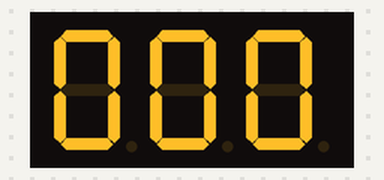
Recording of a sketch running on a simulated Arduino Uno, built with avr-gcc and run on an emulated ATmega328P. Parts: 3-digit seven-segment display. Wiring (inferred from the names in the program): 3-digit 7-segment display, segments lit when LOW: segments pin 3, pin 5, A1, A2, A3, A0, A4; digit selects pin 6, pin 4, pin 2. The segment pins are drawn as the display they are named for; what the sketch prints to the serial monitor is not drawn.

Above: at 0.1 s.
At 4.94 s:
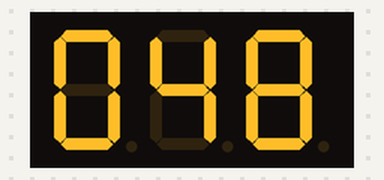
At 10.1 s:
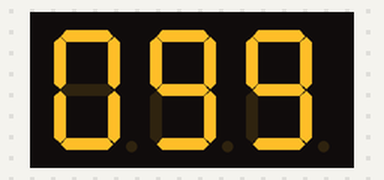
At 19.88 s:
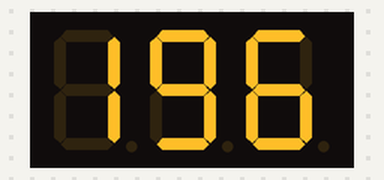
At 29.16 s:
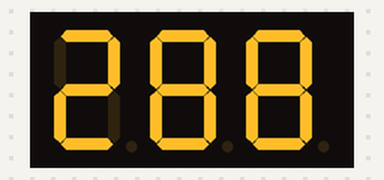
At 39.26 s:
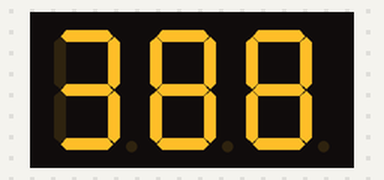

The sketch:

7seg_snd2537.ino
```cpp
/*
 * 7 Segment LED - SND2537
 * 2014-12-14 K.OHWADA
 */

#define SERIAL_SPEED  9600
#define SEG_NUM  7
#define ROW_NUM  3
#define FIG_NUM  10
#define DELAY_SEG  3
#define DELAY_TEST  500
#define MAX_LOOP  30

// 7 Seg        A   B   C   D   E   F   G
// Ardunino  3  5 A1 A2 A3 A0 A4
// Anode      1  2  3
// Ardunino  2  4  6
const int CATHODE[ SEG_NUM ] = {3, 5, A1, A2, A3, A0, A4};
const int ANODE[ ROW_NUM ] = {2, 4, 6};

// test pattern
char SEG[ SEG_NUM ][ SEG_NUM ] = {
	{1,0,0,0, 0,0,0},	// A
	{0,1,0,0, 0,0,0},	// B
	{0,0,1,0, 0,0,0},	// C
	{0,0,0,1, 0,0,0},	// D
	{0,0,0,0, 1,0,0},	// E
	{0,0,0,0, 0,1,0},	// F
	{0,0,0,0, 0,0,1},	// G
};

// 7 Seg Font
char PAT[ FIG_NUM ][ SEG_NUM ] = {
	{1,1,1,1, 1,1,0},	// 0
	{0,1,1,0, 0,0,0},	// 1
	{1,1,0,1, 1,0,1},	// 2
	{1,1,1,1, 0,0,1},	// 3
	{0,1,1,0, 0,1,1},	// 4
	{1,0,1,1, 0,1,1},	// 5
	{1,0,1,1, 1,1,1},	// 6
	{1,1,1,0, 0,1,0},	// 7
	{1,1,1,1, 1,1,1},	// 8
	{1,1,1,1, 0,1,1},	// 9
};

// pattern buffer
int pat_index[ ROW_NUM ];

// display pattern
int digit_cnt = 0;

// loop count
int loop_cnt = 0;

/**
 * === setup ===
 */
void setup() {
	Serial.begin( SERIAL_SPEED );
	Serial.println( "7 Seg - SND2537" );
	int i;
	// set output all cathode ports
	for ( i=0; i<SEG_NUM; i++ ) {
		pinMode( CATHODE[i], OUTPUT );
	}
	// set output all anode ports
	for ( i=0; i<ROW_NUM; i++ ) {
		pinMode( ANODE[i], OUTPUT );
	}
	reset_anode( -1 );
}

/**
 * === loop ===
 */
void loop() {
//	loop_test();
	loop_digit();
}

/**
 * count up 000 -  999
 */
void loop_digit() {
	int i;
	int index = 0;
	// trun on one 7seg at a time
	for ( i=0; i<ROW_NUM; i++ ) {
		reset_anode( i );
		turn_on_7seg( PAT[ pat_index[ i ] ] );
		delay( DELAY_SEG );
		loop_cnt ++;
	}
	// 0.1 sec elapse
	if ( loop_cnt > MAX_LOOP ) {
		loop_cnt = 0;
		digit_cnt ++;
		if ( digit_cnt > 999 ) {
			digit_cnt = 0;
		}
		int d2 =  digit_cnt / 100;
		int r1 =  digit_cnt - 100 * d2;
		int d1 = r1 / 10;
		int d0 = r1 - 10 * d1;
		pat_index[ 2 ] = d2;
		pat_index[ 1 ] = d1;
		pat_index[ 0 ] = d0;
	}
}

/**
 * test segment one by one
 */
void loop_test() {
	int i,j;
	// trun on one 7seg at a time
	for ( i=0; i<ROW_NUM; i++ ) {
		reset_anode( i );
		for ( j=0; j<SEG_NUM; j++ ) {
			turn_on_7seg( SEG[  j  ] );
			delay( DELAY_TEST );
		}
	}
}

/**
 * reset anode
 */
void reset_anode( int n ) {
	int i;
	// trun on or off 7seg
	for ( i=0; i<ROW_NUM; i++ ) {
		if ( i == n ) {
			digitalWrite( ANODE[ i ], HIGH );
		} else {
			digitalWrite( ANODE[ i ], LOW );
		}
	}
}

/**
 * turn on/off one 7seg
 */
void turn_on_7seg( char p[] ) {
	int i;
  	for ( i=0; i<SEG_NUM; i++ ) {
		// turn on at LOW
  		if ( p[i] == 1 ) {
  			digitalWrite( CATHODE[ i ], LOW );
  		} else {
  		  	digitalWrite( CATHODE[ i ], HIGH );
  		}
	}
}
```
